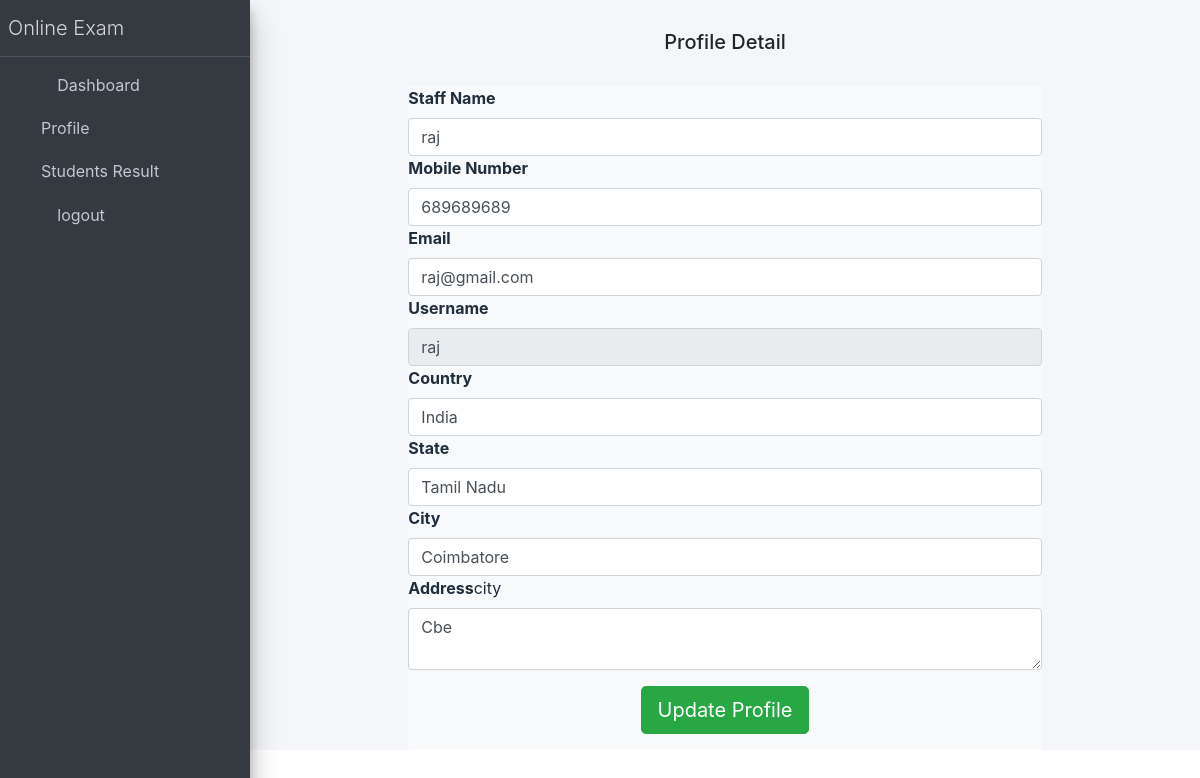
The page /update_staff_profile/ (signed in) on the database its author committed.
### app/models.py (models this page shows, shortened)
class StaffDetail(models.Model):
	staff_name = models.CharField('Staff Name', max_length=255)
	email_id = models.EmailField('Email Id', max_length=255)
	phone_number = models.CharField('Mobile Number', max_length=50,null=True,blank=True)
	address = models.TextField('Address',null=True,blank=True)
	country = models.CharField('Country', max_length=100,default='India')
	state = models.CharField('State', max_length=100,default='Tamil Nadu')
	city = models.CharField('City', max_length=100,null=True,blank=True)
	username = models.CharField('Username', max_length=100, unique=True)
	password = models.CharField('Password',max_length=30)

### app/views.py (the view, shortened to what this page needs)
# urls.py: path('update_staff_profile/',views.update_staff_profile,name="update_staff_profile"),
def update_staff_profile(request):
	if request.session.has_key('staff_id'):
		user_id = request.session['staff_id']
		user_detail = StaffDetail.objects.filter(id=int(user_id))
		return render(request,'update_staff_profile.html',{'user_detail':user_detail})
	else:
		return render(request,'staff_login.html',{})

### app/templates/update_staff_profile.html (shortened to what this page needs)
{%include 'staff_header.html'%}
    <section class="ftco-section">
      <div class="container">
        <div class="row no-gutters justify-content-center " style="padding-bottom: 0;">
          <div class="col-md-7 text-center heading-section ftco-animate" style="padding-top: 30px;">
            <h2 style="font-size: 20px;">Profile Detail</h2><br>
          </div>
        </div>
        <div class="row d-flex">
        <center>
          <div class="col-md-8 ftco-animate makereservation  bg-light">
            <form  method="post">{% csrf_token %}
              <div class="row">
			         {% for i in user_detail %}
                    <label for="">Staff Name</label>
                    <input type="text" class="form-control" name="uname"  required="required" value="{{i.staff_name}}">
                    <label for="">Mobile Number</label>
                    <input type="number" class="form-control" name="mobile"  required="required" value="{{i.phone_number}}">
                    <label for="">Email</label>
                    <input type="email" class="form-control" name="email" required="required" value="{{i.email_id}}">
                     <label for="">Username</label>
                    <input type="text" class="form-control" name="university_no" readonly="readonly" value="{{i.username}}">
                     <label for="">Country</label>
                    <input type="text" class="form-control" name="country"  required="required" value="{{i.country}}">
                     <label for="">State</label>
                    <input type="text" class="form-control" name="state"  required="required" value="{{i.state}}">
                     <label for="">City</label>
                    <input type="text" class="form-control" name="city"  required="required" value="{{i.city}}">
                    <label for="">Address</label>city
                    <textarea  class="form-control" name="address" required="required">{{i.address}}</textarea>
                <div class="col-md-12 mt-3">
                  <div class="form-group">
                    <input type="submit" value="Update Profile" class="btn btn-success btn-lg">
                  </div>
                </div>
                {% endfor %}
              </div>
            </form>
          </div>
        </div>
    </section>

### rows shown on the page
StaffDetail: uname "raj", mobile "689689689", email "raj@gmail.com", university_no "raj", country "India", state "Tamil Nadu", city "Coimbatore", address "Cbe"
